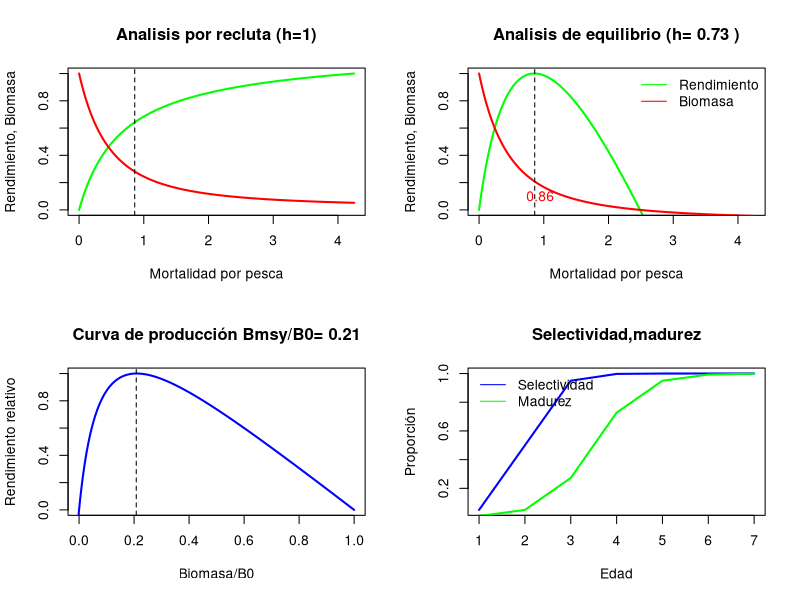

This figure's R source:
rm(list=ls()) # comando para limpiar


# Parametros biologicos
M=0.85
Tmax=7
A50=2 #5
A95=3 #6 #7
R0=1
dts=0.2 #dt desove
Loo=130
k=0.43
t0=-0.5
aw=0.001
bw=2.5
A50m=3.5
A95m=5
h=0.73


# vectores biologicos
edad=seq(1,Tmax)
Ledad=Loo*(1-exp(-k*(edad-t0)))
wedad=aw*Ledad^bw
N=rep(0,Tmax)
Om=1/(1+exp(-log(19)*(edad-A50m)/(A95m-A50m)))
Sel=1/(1+exp(-log(19)*(edad-A50)/(A95-A50)))


Fref=seq(0,5*M,0.01) # genera un vector de valores de F
YPR=rep(0,length(Fref))
BPR=rep(0,length(Fref))
YPR_eq=rep(0,length(Fref))
BPR_eq=rep(0,length(Fref))
Reclu=rep(0,length(Fref))


for (i in 1:length(Fref)){

  
F=Fref[i]*Sel
Z=F+M

# dinámica para B0
N[1]=R0

for (a in 2:Tmax){
  N[a]=N[a-1]*exp(-M)
}

N[Tmax]=N[Tmax]/(1-exp(-M))
B0=sum(N*wedad*Om*exp(-M*dts))


# dinámica en F

N[1]=R0

for (a in 2:Tmax){
  N[a]=N[a-1]*exp(-Z[a-1])
}

N[Tmax]=N[Tmax]/(1-exp(-Z[Tmax]))

C=F/Z*N*(1-exp(-Z))

YPR[i]=sum(C*wedad)
BPR[i]=sum(N*wedad*Om*exp(-Z*dts))


}


B0=BPR[1]
alfa=4*h*R0/(5*h-1);
beta=(1-h)/(5*h-1)*B0;


BPR_eq=alfa*BPR-beta
Reclu=alfa*BPR_eq/(beta+BPR_eq)
YPR_eq=YPR*Reclu


par(mfrow = c(2, 2))


id=which(YPR_eq-max(YPR_eq)==0)

plot(Fref,YPR/max(YPR),type="l",col="green",lwd=2,xlab="Mortalidad por pesca",ylab="Rendimiento, Biomasa",
     main="Analisis por recluta (h=1)")
lines(Fref,BPR/BPR[1],type="l",col="red",lwd=2,ylim=c(0,1))
abline(v=Fref[id],lty=2)


plot(Fref,YPR_eq/max(YPR_eq),type="l",col="green",lwd=2,xlab="Mortalidad por pesca",ylab="Rendimiento, Biomasa",
     ylim=c(0,1),main=paste("Analisis de equilibrio (h=",h,")"))
lines(Fref,BPR_eq/BPR_eq[1],col="red",lwd=2)
abline(v=Fref[id],lty=2)
text(Fref[id]*1.1,0.1,round(Fref[id],2),col="red")
legend("topright",paste(c("Rendimiento","Biomasa")),col=c("green","red"),lty=1,bty="n")


plot(BPR_eq/BPR_eq[1],YPR_eq/max(YPR_eq),col="blue",lwd=2,type="l",xlab="Biomasa/B0",ylab="Rendimiento relativo",
     ylim=c(0,1),xlim=c(0,1),main=paste("Curva de producción Bmsy/B0=",round(BPR_eq[id]/BPR_eq[1],2)))
abline(v=BPR_eq[id]/BPR_eq[1],lty=2)


plot(edad,Sel,col="blue",lwd=2,type="l",xlab="Edad",main="Selectividad,madurez",ylab="Proporción")
lines(edad,Om,col="green",lwd=2)
legend("topleft",paste(c("Selectividad","Madurez")),col=c("blue","green"),lty=1,bty="n")


print(data.frame(F=Fref,BPR=BPR,YPR=YPR,BPR_eq=BPR_eq,YPR_eq=YPR_eq,pB0=BPR/BPR[1],pB0eq=BPR_eq/BPR_eq[1]))



